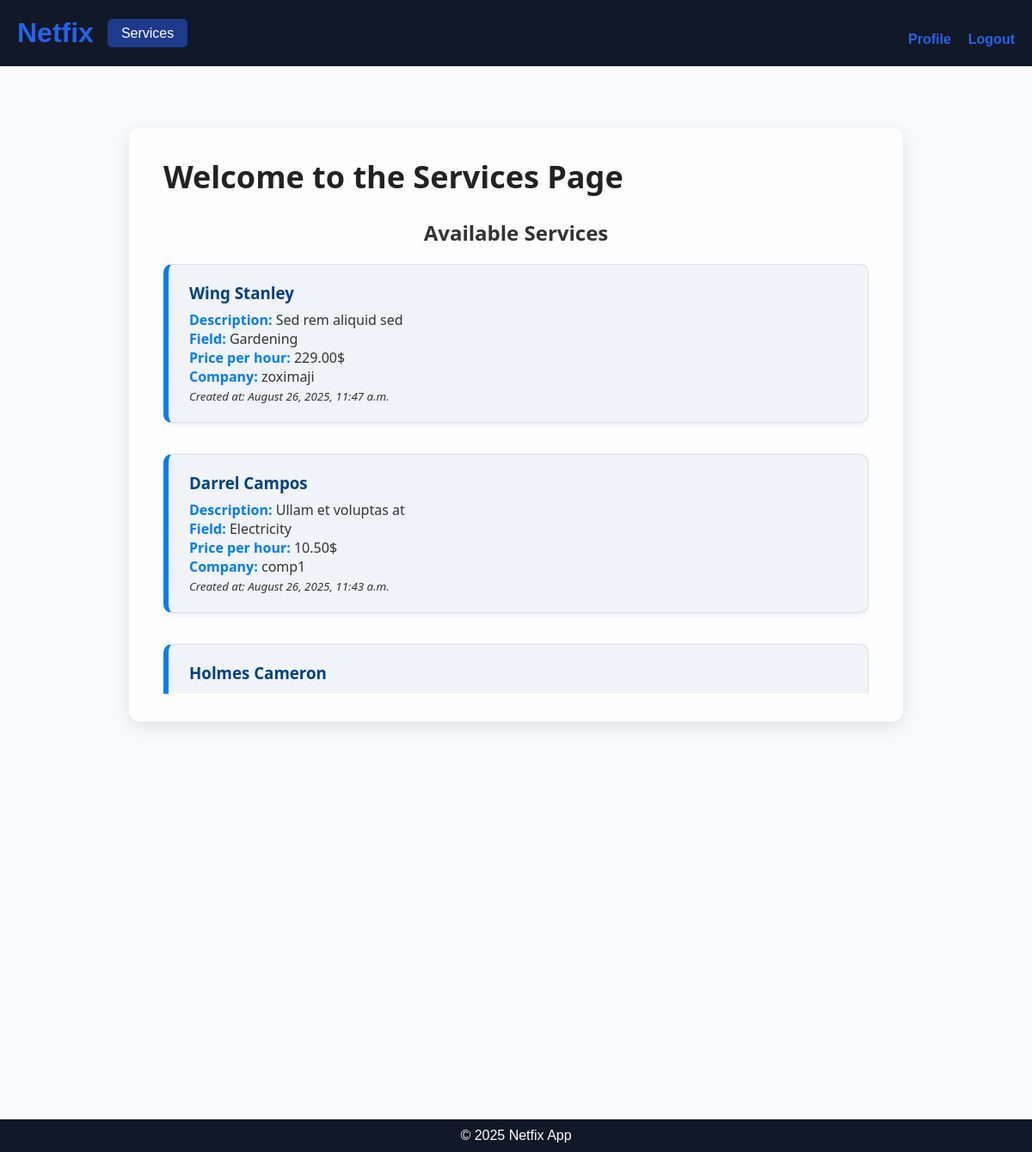
/services/ (signed in), run on the app's committed database.
### services/models.py (models this page shows, shortened)
class Service(models.Model):
    FIELD_CHOICES = [
        ('Air Conditioner', 'Air Conditioner'),
        ('All in One', 'All in One'),
        ('Carpentry', 'Carpentry'),
        ('Electricity', 'Electricity'),
        ('Gardening', 'Gardening'),
        ('Home Machines', 'Home Machines'),
        ('Housekeeping', 'Housekeeping'),
        ('Interior Design', 'Interior Design'),
        ('Locks', 'Locks'),
        ('Painting', 'Painting'),
        ('Plumbing', 'Plumbing'),
        ('Water Heaters', 'Water Heaters'),
    ]
    name = models.CharField(max_length=100)
    description = models.TextField()
    field = models.CharField(max_length=50, choices=FIELD_CHOICES)
    price_per_hour = models.DecimalField(max_digits=8, decimal_places=2)
    created_at = models.DateTimeField(auto_now_add=True)
    company = models.ForeignKey(settings.AUTH_USER_MODEL, on_delete=models.CASCADE)

### users/models.py (models this page shows, shortened)
class CostumUser(AbstractBaseUser,PermissionsMixin):
    username = models.CharField(unique=True,max_length=125,)
    email = models.EmailField(unique=True)
    is_active = models.BooleanField(default=True)
    is_staff = models.BooleanField(default=False)
    is_company = models.BooleanField(default=False)
    is_customer = models.BooleanField(default=False)
    objects = CostumUserManager()
    USERNAME_FIELD = 'email'
    REQUIRED_FIELDS = ['username']

### services/views.py (the view)
# urls.py: path('',views.servives,name='services'),
def servives(request):
    services = Service.objects.select_related('company').all().order_by('-created_at')
    return  render(request,'services/services.html',{'services':services})

### services/templates/services/services.html (shortened to what this page needs)
{% extends 'main/base.html' %}
{% load static %}
{% block content %}
<div class="services-container">
  <div class="services-header">
    <h1>Welcome to the Services Page</h1>
  </div>
  <h2>Available Services</h2>
  <ul class="services-list">
    {% for service in services %}
    <li class="service-item">
        <h3>{{ service.name }}</h3>
        <p><strong>Description:</strong> {{ service.description }}</p>
        <p><strong>Field:</strong> {{ service.get_field_display }}</p>
        <p><strong>Price per hour:</strong> {{ service.price_per_hour }}$</p>
        <p><strong>Company:</strong> {{ service.company.username }}</p>
        <p><small><em>Created at: {{ service.created_at|date:"F j, Y, g:i a" }}</em></small></p>
      </li>
    {% empty %}
      <li>No services available at the moment.</li>
    {% endfor %}
  </ul>
</div>
{% endblock %}

### main/static/main/css/style.css (style rules this page uses)
:root { --primary-color: #1e3a8a; --secondary-color: #3b82f6; --background-color: #f9fafb; --text-color: #1f2937; --link-color: #2563eb; --header-bg-color: #111827; --footer-bg-color: #111827; --white-color: #ffffff; --black-color: #000000; }
* { margin: 0; padding: 0; box-sizing: border-box; }
body { font-family: Arial, sans-serif; background-color: var(--background-color); color: var(--text-color); }

### main/static/main/css/authofication.css (style rules this page uses)
h2 { text-align: center; margin-bottom: 20px; }
ul { margin-top: 15px; padding-left: 20px; list-style-type: none; }

### main/static/main/css/services.css (style rules this page uses)
.services-container { max-width: 900px; margin: 2rem auto; padding: 2rem 2.5rem; background-color: #fdfdfd; border-radius: 12px; box-shadow: 0 6px 24px rgba(0, 0, 0, 0.1); font-family: 'Segoe UI', Tahoma, Geneva, Verdana, sans-serif; color: #333; }
.services-header { display: flex; justify-content: space-between; align-items: center; margin-bottom: 1.5rem; flex-wrap: wrap; }
.services-header h1 { font-size: 2.25rem; margin: 0; color: #222; }
.services-list { list-style-type: none; padding: 0; max-height: 500px; overflow-y: auto; margin-top: 1rem; }
.services-list li { background-color: #f0f4f8; margin-bottom: 1rem; padding: 1.25rem 1.5rem; border-radius: 10px; border-left: 6px solid #007bff; box-shadow: 0 2px 8px rgba(0, 123, 255, 0.1); transition: background-color 0.2s ease; }
.services-list li strong { color: #007bff; }
.service-item { border: 1px solid #ddd; padding: 1rem 1.25rem; margin-bottom: 1rem; border-radius: 8px; background: #f9f9f9; box-shadow: 0 1px 4px rgba(0, 0, 0, 0.05); }
.service-item h3 { margin-top: 0; margin-bottom: 0.5rem; color: #004085; font-weight: 700; }

### main/static/main/css/profile.css (style rules this page uses)
.services-list { display: flex; flex-direction: column; gap: 20px; }

### data on the page
Service: name "Wing Stanley", description "Sed rem aliquid sed", field "Gardening", price_per_hour "229.00", company.username "zoximaji", created_at "August 26, 2025, 11:47 a.m."
Service: name "Darrel Campos", description "Ullam et voluptas at", field "Electricity", price_per_hour "10.50", company.username "comp1", created_at "August 26, 2025, 11:43 a.m."
Service: name "Holmes Cameron"
